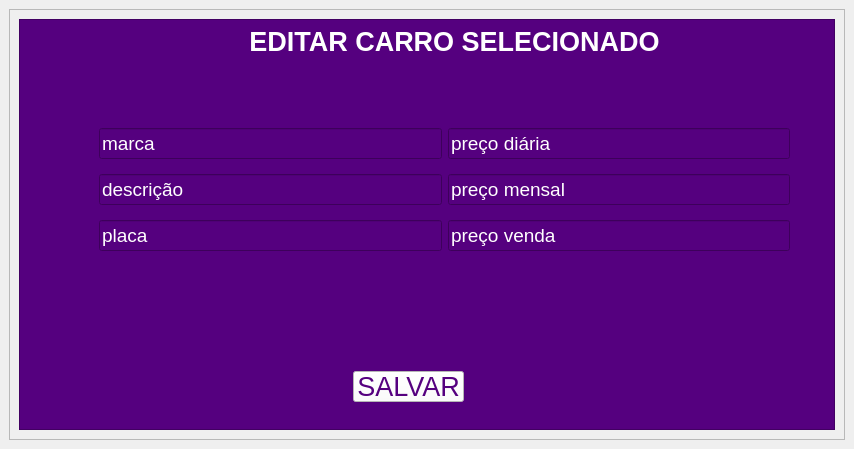
<?xml version="1.0" encoding="UTF-8"?>
<ui version="4.0">
 <class>MainWindow</class>
 <widget class="QMainWindow" name="MainWindow">
  <property name="geometry">
   <rect>
    <x>0</x>
    <y>0</y>
    <width>854</width>
    <height>449</height>
   </rect>
  </property>
  <property name="windowTitle">
   <string>MainWindow</string>
  </property>
  <widget class="QWidget" name="centralwidget">
   <layout class="QGridLayout" name="gridLayout">
    <item row="0" column="1">
     <layout class="QVBoxLayout" name="verticalLayout">
      <item>
       <widget class="QFrame" name="frame">
        <property name="styleSheet">
         <string notr="true">border-color: rgb(85, 0, 127);</string>
        </property>
        <property name="frameShape">
         <enum>QFrame::StyledPanel</enum>
        </property>
        <property name="frameShadow">
         <enum>QFrame::Raised</enum>
        </property>
        <layout class="QGridLayout" name="gridLayout_5">
         <item row="0" column="0">
          <layout class="QGridLayout" name="gridLayout_2">
           <item row="0" column="0">
            <widget class="QFrame" name="frame_2">
             <property name="styleSheet">
              <string notr="true">background-color: rgb(85, 0, 127);
color: rgb(255, 255, 255);</string>
             </property>
             <property name="frameShape">
              <enum>QFrame::StyledPanel</enum>
             </property>
             <property name="frameShadow">
              <enum>QFrame::Raised</enum>
             </property>
             <widget class="QLabel" name="label">
              <property name="geometry">
               <rect>
                <x>220</x>
                <y>10</y>
                <width>431</width>
                <height>25</height>
               </rect>
              </property>
              <property name="font">
               <font>
                <pointsize>20</pointsize>
                <weight>75</weight>
                <bold>true</bold>
                <stylestrategy>PreferAntialias</stylestrategy>
               </font>
              </property>
              <property name="styleSheet">
               <string notr="true">alineItens:center;</string>
              </property>
              <property name="text">
               <string>EDITAR CARRO SELECIONADO</string>
              </property>
              <property name="alignment">
               <set>Qt::AlignCenter</set>
              </property>
             </widget>
             <widget class="QPushButton" name="salvar">
              <property name="geometry">
               <rect>
                <x>334</x>
                <y>352</y>
                <width>111</width>
                <height>31</height>
               </rect>
              </property>
              <property name="sizePolicy">
               <sizepolicy hsizetype="Minimum" vsizetype="Fixed">
                <horstretch>0</horstretch>
                <verstretch>0</verstretch>
               </sizepolicy>
              </property>
              <property name="minimumSize">
               <size>
                <width>50</width>
                <height>20</height>
               </size>
              </property>
              <property name="maximumSize">
               <size>
                <width>150</width>
                <height>16777215</height>
               </size>
              </property>
              <property name="font">
               <font>
                <pointsize>20</pointsize>
               </font>
              </property>
              <property name="cursor">
               <cursorShape>PointingHandCursor</cursorShape>
              </property>
              <property name="styleSheet">
               <string notr="true">background-color: rgb(255, 255, 255);
color: rgb(85, 0, 127);
alineItens:center;</string>
              </property>
              <property name="text">
               <string>SALVAR</string>
              </property>
             </widget>
             <widget class="QWidget" name="layoutWidget">
              <property name="geometry">
               <rect>
                <x>80</x>
                <y>100</y>
                <width>691</width>
                <height>141</height>
               </rect>
              </property>
              <layout class="QHBoxLayout" name="horizontalLayout">
               <item>
                <layout class="QVBoxLayout" name="verticalLayout_2">
                 <item>
                  <widget class="QLineEdit" name="marca">
                   <property name="font">
                    <font>
                     <pointsize>14</pointsize>
                    </font>
                   </property>
                   <property name="styleSheet">
                    <string notr="true"/>
                   </property>
                   <property name="text">
                    <string>marca</string>
                   </property>
                   <property name="placeholderText">
                    <string>CÓDIGO</string>
                   </property>
                  </widget>
                 </item>
                 <item>
                  <widget class="QLineEdit" name="descricao">
                   <property name="font">
                    <font>
                     <pointsize>14</pointsize>
                    </font>
                   </property>
                   <property name="text">
                    <string>descrição</string>
                   </property>
                   <property name="placeholderText">
                    <string>DESCRIÇÃO</string>
                   </property>
                  </widget>
                 </item>
                 <item>
                  <widget class="QLineEdit" name="placa">
                   <property name="font">
                    <font>
                     <pointsize>14</pointsize>
                    </font>
                   </property>
                   <property name="text">
                    <string>placa</string>
                   </property>
                   <property name="placeholderText">
                    <string>PREÇO DIÁRIA</string>
                   </property>
                  </widget>
                 </item>
                </layout>
               </item>
               <item>
                <layout class="QVBoxLayout" name="verticalLayout_3">
                 <item>
                  <widget class="QLineEdit" name="precodiaria">
                   <property name="font">
                    <font>
                     <pointsize>14</pointsize>
                    </font>
                   </property>
                   <property name="text">
                    <string>preço diária</string>
                   </property>
                   <property name="placeholderText">
                    <string>PREÇO MENSAL</string>
                   </property>
                  </widget>
                 </item>
                 <item>
                  <widget class="QLineEdit" name="precomensal">
                   <property name="font">
                    <font>
                     <pointsize>14</pointsize>
                    </font>
                   </property>
                   <property name="text">
                    <string>preço mensal</string>
                   </property>
                   <property name="placeholderText">
                    <string>PREÇO VENDA</string>
                   </property>
                  </widget>
                 </item>
                 <item>
                  <widget class="QLineEdit" name="precovenda">
                   <property name="font">
                    <font>
                     <pointsize>14</pointsize>
                    </font>
                   </property>
                   <property name="text">
                    <string>preço venda</string>
                   </property>
                   <property name="placeholderText">
                    <string>PREÇO VENDA</string>
                   </property>
                  </widget>
                 </item>
                </layout>
               </item>
              </layout>
             </widget>
            </widget>
           </item>
          </layout>
         </item>
        </layout>
       </widget>
      </item>
     </layout>
    </item>
   </layout>
  </widget>
 </widget>
 <tabstops>
  <tabstop>marca</tabstop>
  <tabstop>descricao</tabstop>
  <tabstop>placa</tabstop>
  <tabstop>precodiaria</tabstop>
  <tabstop>precomensal</tabstop>
  <tabstop>precovenda</tabstop>
  <tabstop>salvar</tabstop>
 </tabstops>
 <resources/>
 <connections/>
</ui>
